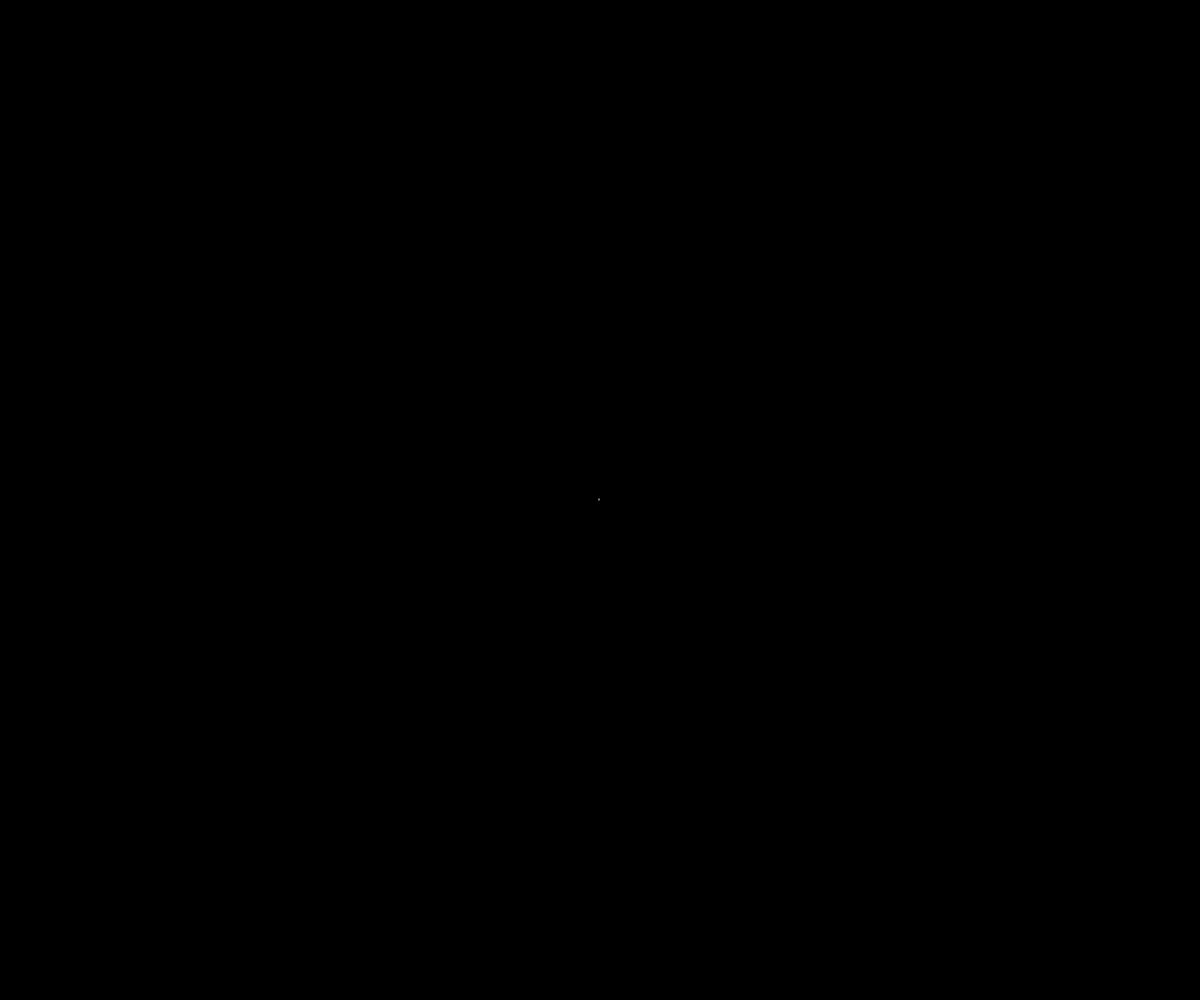
Frame 1 (no input)
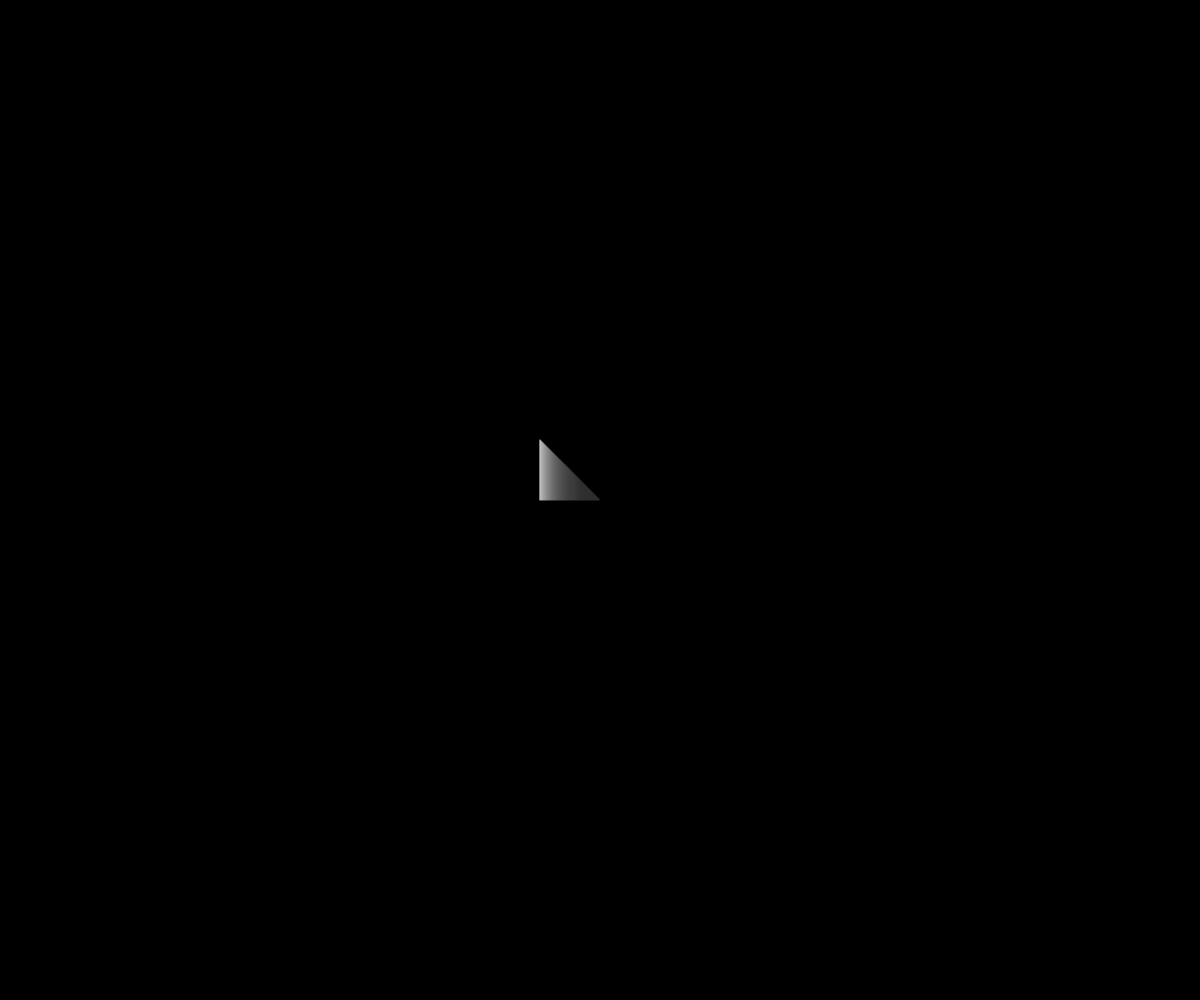
Frame 60 (no input)
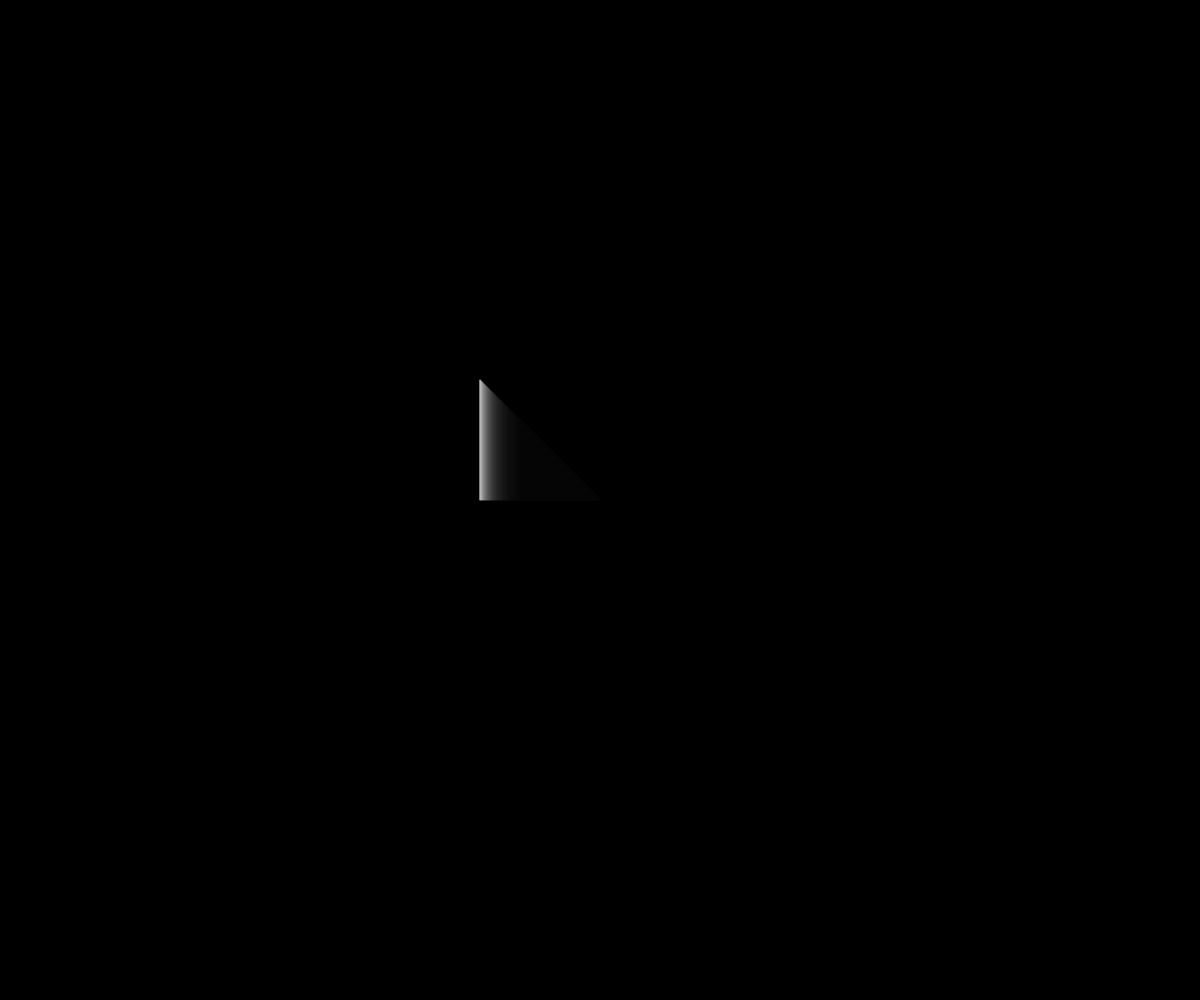
Frame 120 (the mouse pressed at the canvas centre since frame 60)

The p5.js sketch that drew these frames (run headless with seeded random() and noise() and a simulated clock; from frame 60 on, the mouse is pressed at the canvas centre):

// p5.js sketch
// ── sketch.js
let speed = 1
let dir = 1

let delta = 0

let x
let y

let r = 255
let g = 255
let b = 255

function setup() {
	createCanvas(windowWidth, windowHeight);
	background(0)
}

function draw() {
	let alpha = map(delta, 0, width, 0, 255)
	background(0, alpha)
	delta += speed * dir
	stroke(r,g,b)
	beginShape()

	for (var i = 0; i < 2; i++) {
		x = (width/2) - delta
		y = (height/2) - (i * delta)
		vertex(x,y)
	}

	endShape()

	if (x > width || x < 0) {
		dir *=-1
		r = random(0,255)
		g = random(0,255)
		b = random(0,255)
	}
}
